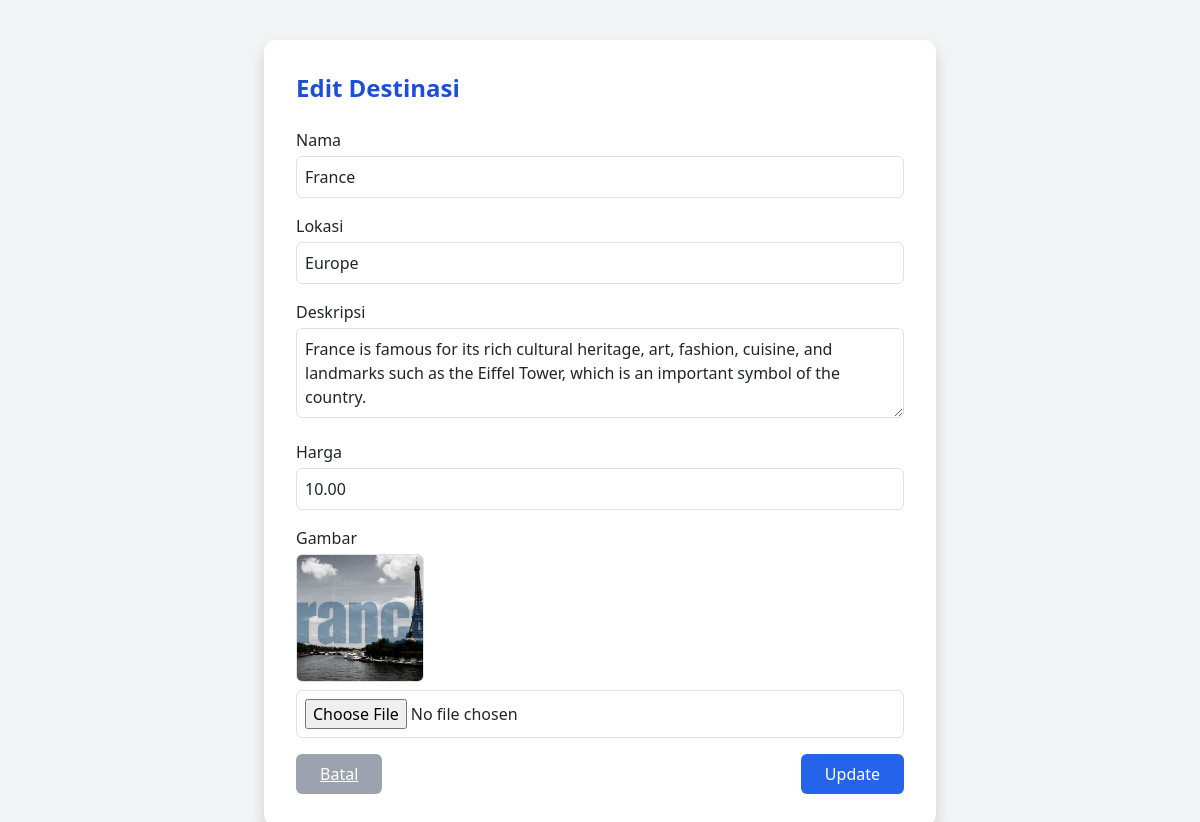
Screenshot of /admin/editdestination.php?id=5 (signed in) with the database file from the repository.
### tables this page shows
CREATE TABLE `destinations` (
  `destination_id` int NOT NULL,
  `name` varchar(100) NOT NULL,
  `location` varchar(100) DEFAULT NULL,
  `description` text,
  `price` decimal(10,2) DEFAULT NULL,
  `created_at` datetime NOT NULL DEFAULT CURRENT_TIMESTAMP,
  `image_url` varchar(255) DEFAULT NULL
);

### admin/editdestination.php (the view, shortened to what this page needs)
<?php
require_once __DIR__ . '/../config/connect.php';
$id = intval($_GET['id']);
$result = mysqli_query($conn, "SELECT * FROM destinations WHERE destination_id = $id");
$destination = mysqli_fetch_assoc($result);
?>
<!DOCTYPE html>
<html lang="en">
<head>
<link href="https://cdn.jsdelivr.net/npm/tailwindcss@2.2.19/dist/tailwind.min.css" rel="stylesheet">
<link href="https://cdn.jsdelivr.net/npm/bootstrap@5.3.0/dist/css/bootstrap.min.css" rel="stylesheet">
<link href="https://cdn.jsdelivr.net/npm/bootstrap-icons@1.10.5/font/bootstrap-icons.css" rel="stylesheet">
</head>
<body class="p-10 bg-gray-100">
<div class="max-w-2xl mx-auto bg-white rounded-xl shadow p-8">
    <h2 class="text-2xl font-bold text-blue-700 mb-6">Edit Destinasi</h2>
    <form action="" method="POST" enctype="multipart/form-data" class="space-y-4">
        <div>
            <label class="block mb-1">Nama</label>
            <input type="text" name="name" value="<?= htmlspecialchars($destination['name']) ?>" required
                   class="w-full border rounded p-2">
        </div>
        <div>
            <label class="block mb-1">Lokasi</label>
            <input type="text" name="location" value="<?= htmlspecialchars($destination['location']) ?>"
                   class="w-full border rounded p-2">
        </div>
        <div>
            <label class="block mb-1">Deskripsi</label>
            <textarea name="description" rows="3" class="w-full border rounded p-2"><?= htmlspecialchars($destination['description']) ?></textarea>
        </div>
        <div>
            <label class="block mb-1">Harga</label>
            <input type="number" step="0.01" name="price" value="<?= $destination['price'] ?>"
                   class="w-full border rounded p-2">
        </div>
        <div>
            <label class="block mb-1">Gambar</label>
            <?php if ($destination['image_url']): ?>
                <img src="../<?= $destination['image_url'] ?>" alt="" class="w-32 h-32 object-cover mb-2 rounded border">
            <?php endif; ?>
            <input type="file" name="image" class="w-full border rounded p-2">
        </div>
        <div class="flex justify-between items-center">
            <a href="destination-insert.php" class="px-4 py-2 bg-gray-400 rounded text-white hover:bg-gray-500">Batal</a>
            <button type="submit" class="px-4 py-2 bg-blue-600 rounded text-white hover:bg-blue-500">Update</button>
        </div>
    </form>
</div>
</body>
</html>

### rows the page displays
destinations: name "France", location "Europe", description "France is famous for its rich cultural heritage, art, fashion, cuisine, and landmarks such as the Eiffel Tower, which is an important symbol of the country.", price "10.00", image_url (picture)
